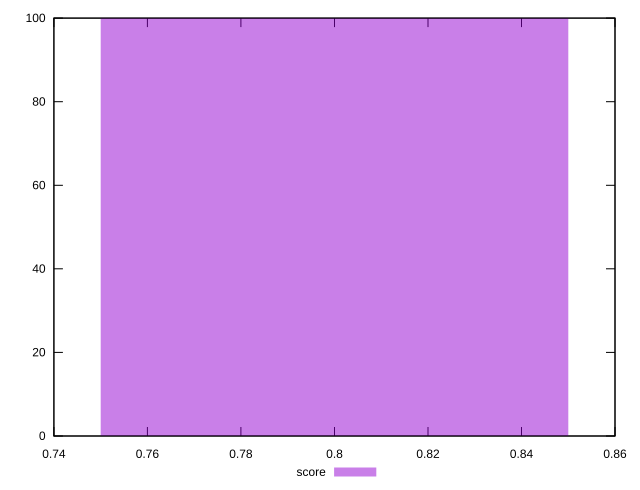

Generate this figure with gnuplot:
reset
set terminal svg size 640, 490 enhanced background rgb 'white'
set output "report_00007_2020-12-11T15:55:29.892Z/unused-css-rules/samples/pages+cached+noexternal+nosvg/score/histogram.svg"

$score <<EOF
0.8 100
EOF

set key outside below
set boxwidth 0.1
set yrange [0:100]
set style fill transparent solid 0.5 noborder

plot \
  $score title "score" with boxes, \


reset
